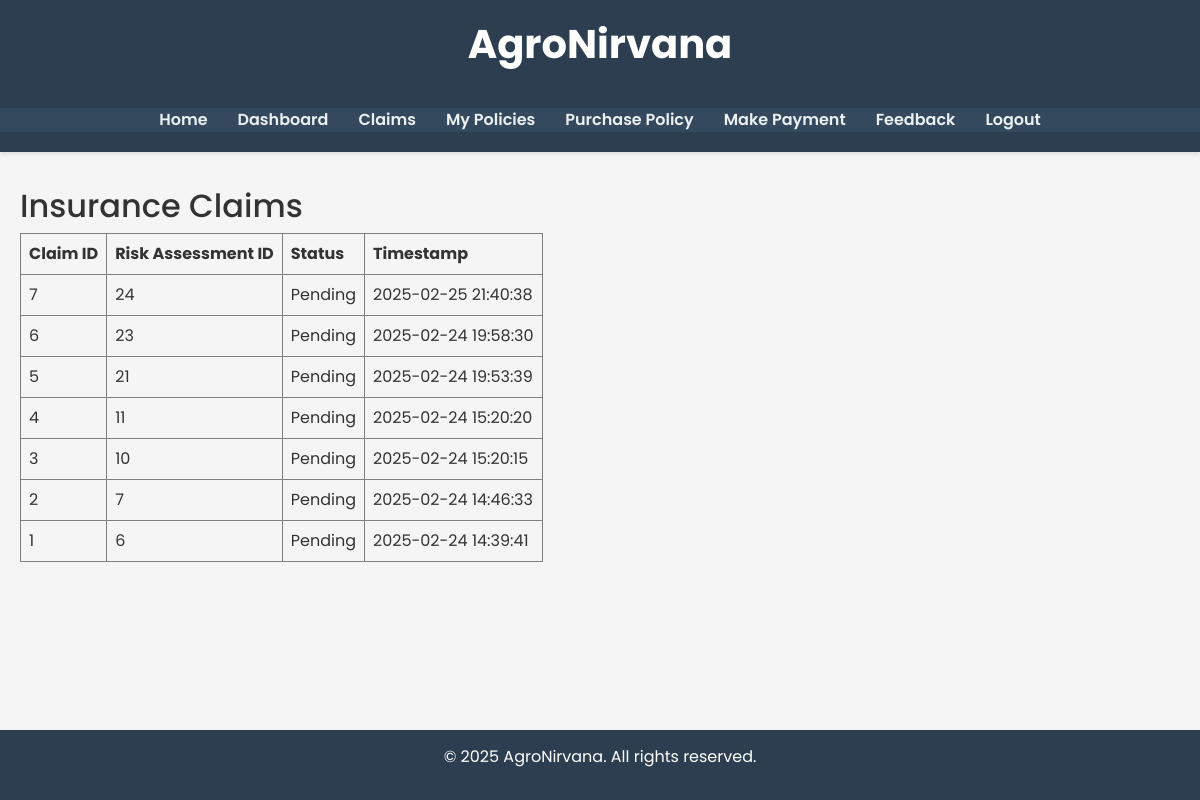
The page /claims (signed in) on the database its author committed.
### models.py (models this page shows, shortened)
class Claim(db.Model):
    __tablename__ = 'claim'
    id = db.Column(db.Integer, primary_key=True)
    risk_assessment_id = db.Column(db.Integer, db.ForeignKey('risk_assessment.id'), nullable=False)
    user_id = db.Column(db.Integer, db.ForeignKey('user.id'), nullable=True)
    claim_status = db.Column(db.String(50), default='Pending')  # Pending, Approved, Rejected
    timestamp = db.Column(db.DateTime, default=datetime.utcnow)

### app.py (the view)
@app.route('/claims')
def claims():
    from models import Claim  # Ensure Claim is imported
    claim_records = Claim.query.order_by(Claim.timestamp.desc()).all()
    return render_template('claims.html', claims=claim_records)

### app.py (called while the page is built)
@login_manager.user_loader
def load_user(user_id):
    return User.query.get(int(user_id))

### templates/claims.html
{% extends "base.html" %}
{% block content %}
  <h2>Insurance Claims</h2>
  <table border="1" cellpadding="8">
    <thead>
      <tr>
        <th>Claim ID</th>
        <th>Risk Assessment ID</th>
        <th>Status</th>
        <th>Timestamp</th>
      </tr>
    </thead>
    <tbody>
      {% for claim in claims %}
      <tr>
        <td>{{ claim.id }}</td>
        <td>{{ claim.risk_assessment_id }}</td>
        <td>{{ claim.claim_status }}</td>
        <td>{{ claim.timestamp.strftime('%Y-%m-%d %H:%M:%S') }}</td>
      </tr>
      {% endfor %}
    </tbody>
  </table>
{% endblock %}

### static/css/style.css (style rules this page uses)
body { font-family: 'Poppins', sans-serif; margin: 0; padding: 0; background: #f5f5f5; color: #333; }

### rows shown on the page
Claim: id "7", risk_assessment_id "24", claim_status "Pending", timestamp "2025-02-25 21:40:38"
Claim: id "6", risk_assessment_id "23", claim_status "Pending", timestamp "2025-02-24 19:58:30"
Claim: id "5", risk_assessment_id "21", claim_status "Pending", timestamp "2025-02-24 19:53:39"
Claim: id "4", risk_assessment_id "11", claim_status "Pending", timestamp "2025-02-24 15:20:20"
Claim: id "3", risk_assessment_id "10", claim_status "Pending", timestamp "2025-02-24 15:20:15"
Claim: id "2", risk_assessment_id "7", claim_status "Pending", timestamp "2025-02-24 14:46:33"
Claim: id "1", risk_assessment_id "6", claim_status "Pending", timestamp "2025-02-24 14:39:41"
